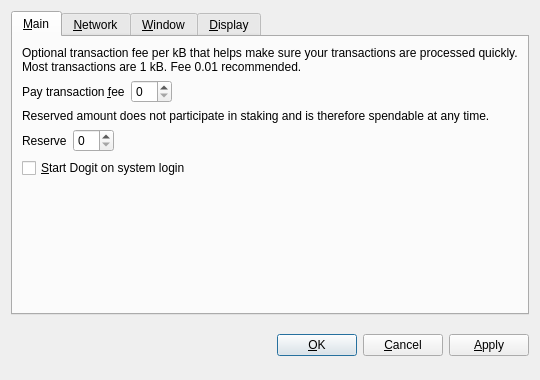
<?xml version="1.0" encoding="UTF-8"?>
<ui version="4.0">
 <class>OptionsDialog</class>
 <widget class="QDialog" name="OptionsDialog">
  <property name="geometry">
   <rect>
    <x>0</x>
    <y>0</y>
    <width>540</width>
    <height>380</height>
   </rect>
  </property>
  <property name="windowTitle">
   <string>Options</string>
  </property>
  <property name="modal">
   <bool>true</bool>
  </property>
  <layout class="QVBoxLayout" name="verticalLayout">
   <item>
    <widget class="QTabWidget" name="tabWidget">
     <property name="tabPosition">
      <enum>QTabWidget::North</enum>
     </property>
     <property name="currentIndex">
      <number>0</number>
     </property>
     <widget class="QWidget" name="tabMain">
      <attribute name="title">
       <string>&amp;Main</string>
      </attribute>
      <layout class="QVBoxLayout" name="verticalLayout_Main">
       <item>
        <widget class="QLabel" name="transactionFeeInfoLabel">
         <property name="text">
          <string>Optional transaction fee per kB that helps make sure your transactions are processed quickly. Most transactions are 1 kB. Fee 0.01 recommended.</string>
         </property>
         <property name="textFormat">
          <enum>Qt::PlainText</enum>
         </property>
         <property name="wordWrap">
          <bool>true</bool>
         </property>
        </widget>
       </item>
       <item>
        <layout class="QHBoxLayout" name="horizontalLayoutFee">
         <item>
          <widget class="QLabel" name="transactionFeeLabel">
           <property name="text">
            <string>Pay transaction &amp;fee</string>
           </property>
           <property name="textFormat">
            <enum>Qt::PlainText</enum>
           </property>
           <property name="buddy">
            <cstring>transactionFee</cstring>
           </property>
          </widget>
         </item>
         <item>
          <widget class="BitcoinAmountField" name="transactionFee"/>
         </item>
         <item>
          <spacer name="horizontalSpacerFee">
           <property name="orientation">
            <enum>Qt::Horizontal</enum>
           </property>
           <property name="sizeHint" stdset="0">
            <size>
             <width>40</width>
             <height>20</height>
            </size>
           </property>
          </spacer>
         </item>
        </layout>
       </item>
       <item>
        <widget class="QLabel" name="reserveBalanceInfoLabel">
         <property name="text">
          <string>Reserved amount does not participate in staking and is therefore spendable at any time.</string>
         </property>
         <property name="textFormat">
          <enum>Qt::PlainText</enum>
         </property>
         <property name="wordWrap">
          <bool>true</bool>
         </property>
        </widget>
       </item>
       <item>
        <layout class="QHBoxLayout" name="horizontalLayoutReserveBalance">
         <item>
          <widget class="QLabel" name="reserveBalanceLabel">
           <property name="text">
            <string>Reserve</string>
           </property>
           <property name="textFormat">
            <enum>Qt::PlainText</enum>
           </property>
           <property name="buddy">
            <cstring>reserveBalance</cstring>
           </property>
          </widget>
         </item>
         <item>
          <widget class="BitcoinAmountField" name="reserveBalance"/>
         </item>
         <item>
          <spacer name="horizontalSpacerReserveBalance">
           <property name="orientation">
            <enum>Qt::Horizontal</enum>
           </property>
           <property name="sizeHint" stdset="0">
            <size>
             <width>40</width>
             <height>20</height>
            </size>
           </property>
          </spacer>
         </item>
        </layout>
       </item>
       <item>
        <widget class="QCheckBox" name="bitcoinAtStartup">
         <property name="toolTip">
          <string>Automatically start Dogit after logging in to the system.</string>
         </property>
         <property name="text">
          <string>&amp;Start Dogit on system login</string>
         </property>
        </widget>
       </item>
       <item>
        <spacer name="verticalSpacer_Main">
         <property name="orientation">
          <enum>Qt::Vertical</enum>
         </property>
         <property name="sizeHint" stdset="0">
          <size>
           <width>20</width>
           <height>40</height>
          </size>
         </property>
        </spacer>
       </item>
      </layout>
     </widget>
     <widget class="QWidget" name="tabNetwork">
      <attribute name="title">
       <string>&amp;Network</string>
      </attribute>
      <layout class="QVBoxLayout" name="verticalLayout_Network">
       <item>
        <widget class="QCheckBox" name="mapPortUpnp">
         <property name="toolTip">
          <string>Automatically open the Dogit client port on the router. This only works when your router supports UPnP and it is enabled.</string>
         </property>
         <property name="text">
          <string>Map port using &amp;UPnP</string>
         </property>
        </widget>
       </item>
       <item>
        <widget class="QCheckBox" name="connectSocks">
         <property name="toolTip">
          <string>Connect to the Dogit network through a SOCKS proxy (e.g. when connecting through Tor).</string>
         </property>
         <property name="text">
          <string>&amp;Connect through SOCKS proxy:</string>
         </property>
        </widget>
       </item>
       <item>
        <layout class="QHBoxLayout" name="horizontalLayout_Network">
         <item>
          <widget class="QLabel" name="proxyIpLabel">
           <property name="text">
            <string>Proxy &amp;IP:</string>
           </property>
           <property name="textFormat">
            <enum>Qt::PlainText</enum>
           </property>
           <property name="buddy">
            <cstring>proxyIp</cstring>
           </property>
          </widget>
         </item>
         <item>
          <widget class="QValidatedLineEdit" name="proxyIp">
           <property name="maximumSize">
            <size>
             <width>140</width>
             <height>16777215</height>
            </size>
           </property>
           <property name="toolTip">
            <string>IP address of the proxy (e.g. 127.0.0.1)</string>
           </property>
          </widget>
         </item>
         <item>
          <widget class="QLabel" name="proxyPortLabel">
           <property name="text">
            <string>&amp;Port:</string>
           </property>
           <property name="textFormat">
            <enum>Qt::PlainText</enum>
           </property>
           <property name="buddy">
            <cstring>proxyPort</cstring>
           </property>
          </widget>
         </item>
         <item>
          <widget class="QLineEdit" name="proxyPort">
           <property name="maximumSize">
            <size>
             <width>55</width>
             <height>16777215</height>
            </size>
           </property>
           <property name="toolTip">
            <string>Port of the proxy (e.g. 9050)</string>
           </property>
          </widget>
         </item>
         <item>
          <widget class="QLabel" name="socksVersionLabel">
           <property name="text">
            <string>SOCKS &amp;Version:</string>
           </property>
           <property name="textFormat">
            <enum>Qt::PlainText</enum>
           </property>
           <property name="buddy">
            <cstring>socksVersion</cstring>
           </property>
          </widget>
         </item>
         <item>
          <widget class="QValueComboBox" name="socksVersion">
           <property name="toolTip">
            <string>SOCKS version of the proxy (e.g. 5)</string>
           </property>
          </widget>
         </item>
         <item>
          <spacer name="horizontalSpacer_Network">
           <property name="orientation">
            <enum>Qt::Horizontal</enum>
           </property>
           <property name="sizeHint" stdset="0">
            <size>
             <width>40</width>
             <height>20</height>
            </size>
           </property>
          </spacer>
         </item>
        </layout>
       </item>
       <item>
        <spacer name="verticalSpacer_Network">
         <property name="orientation">
          <enum>Qt::Vertical</enum>
         </property>
         <property name="sizeHint" stdset="0">
          <size>
           <width>20</width>
           <height>40</height>
          </size>
         </property>
        </spacer>
       </item>
      </layout>
     </widget>
     <widget class="QWidget" name="tabWindow">
      <attribute name="title">
       <string>&amp;Window</string>
      </attribute>
      <layout class="QVBoxLayout" name="verticalLayout_Window">
       <item>
        <widget class="QCheckBox" name="minimizeToTray">
         <property name="toolTip">
          <string>Show only a tray icon after minimizing the window.</string>
         </property>
         <property name="text">
          <string>&amp;Minimize to the tray instead of the taskbar</string>
         </property>
        </widget>
       </item>
       <item>
        <widget class="QCheckBox" name="minimizeOnClose">
         <property name="toolTip">
          <string>Minimize instead of exit the application when the window is closed. When this option is enabled, the application will be closed only after selecting Quit in the menu.</string>
         </property>
         <property name="text">
          <string>M&amp;inimize on close</string>
         </property>
        </widget>
       </item>
       <item>
        <spacer name="verticalSpacer_Window">
         <property name="orientation">
          <enum>Qt::Vertical</enum>
         </property>
         <property name="sizeHint" stdset="0">
          <size>
           <width>20</width>
           <height>40</height>
          </size>
         </property>
        </spacer>
       </item>
      </layout>
     </widget>
     <widget class="QWidget" name="tabDisplay">
      <attribute name="title">
       <string>&amp;Display</string>
      </attribute>
      <layout class="QVBoxLayout" name="verticalLayout_Display">
       <item>
        <layout class="QHBoxLayout" name="horizontalLayout_1_Display">
         <item>
          <widget class="QLabel" name="langLabel">
           <property name="text">
            <string>User Interface &amp;language:</string>
           </property>
           <property name="textFormat">
            <enum>Qt::PlainText</enum>
           </property>
           <property name="buddy">
            <cstring>lang</cstring>
           </property>
          </widget>
         </item>
         <item>
          <widget class="QValueComboBox" name="lang">
           <property name="toolTip">
            <string>The user interface language can be set here. This setting will take effect after restarting Dogit.</string>
           </property>
          </widget>
         </item>
        </layout>
       </item>
       <item>
        <layout class="QHBoxLayout" name="horizontalLayout_2_Display">
         <item>
          <widget class="QLabel" name="unitLabel">
           <property name="text">
            <string>&amp;Unit to show amounts in:</string>
           </property>
           <property name="textFormat">
            <enum>Qt::PlainText</enum>
           </property>
           <property name="buddy">
            <cstring>unit</cstring>
           </property>
          </widget>
         </item>
         <item>
          <widget class="QValueComboBox" name="unit">
           <property name="toolTip">
            <string>Choose the default subdivision unit to show in the interface and when sending coins.</string>
           </property>
          </widget>
         </item>
        </layout>
       </item>
       <item>
        <widget class="QCheckBox" name="displayAddresses">
         <property name="toolTip">
          <string>Whether to show Dogit addresses in the transaction list or not.</string>
         </property>
         <property name="text">
          <string>&amp;Display addresses in transaction list</string>
         </property>
        </widget>
       </item>
       <item>
        <widget class="QCheckBox" name="coinControlFeatures">
         <property name="toolTip">
          <string>Whether to show coin control features or not.</string>
         </property>
         <property name="text">
          <string>Display coin &amp;control features (experts only!)</string>
         </property>
        </widget>
       </item>
       <item>
        <spacer name="verticalSpacer_Display">
         <property name="orientation">
          <enum>Qt::Vertical</enum>
         </property>
         <property name="sizeHint" stdset="0">
          <size>
           <width>20</width>
           <height>40</height>
          </size>
         </property>
        </spacer>
       </item>
      </layout>
     </widget>
    </widget>
   </item>
   <item>
    <layout class="QHBoxLayout" name="horizontalLayout_Buttons">
     <item>
      <spacer name="horizontalSpacer_1">
       <property name="orientation">
        <enum>Qt::Horizontal</enum>
       </property>
       <property name="sizeHint" stdset="0">
        <size>
         <width>40</width>
         <height>48</height>
        </size>
       </property>
      </spacer>
     </item>
     <item>
      <widget class="QLabel" name="statusLabel">
       <property name="font">
        <font>
         <weight>75</weight>
         <bold>true</bold>
        </font>
       </property>
       <property name="text">
        <string/>
       </property>
       <property name="textFormat">
        <enum>Qt::PlainText</enum>
       </property>
       <property name="wordWrap">
        <bool>true</bool>
       </property>
      </widget>
     </item>
     <item>
      <spacer name="horizontalSpacer_2">
       <property name="orientation">
        <enum>Qt::Horizontal</enum>
       </property>
       <property name="sizeHint" stdset="0">
        <size>
         <width>40</width>
         <height>48</height>
        </size>
       </property>
      </spacer>
     </item>
     <item>
      <widget class="QPushButton" name="okButton">
       <property name="text">
        <string>&amp;OK</string>
       </property>
      </widget>
     </item>
     <item>
      <widget class="QPushButton" name="cancelButton">
       <property name="text">
        <string>&amp;Cancel</string>
       </property>
       <property name="autoDefault">
        <bool>false</bool>
       </property>
      </widget>
     </item>
     <item>
      <widget class="QPushButton" name="applyButton">
       <property name="text">
        <string>&amp;Apply</string>
       </property>
       <property name="autoDefault">
        <bool>false</bool>
       </property>
      </widget>
     </item>
    </layout>
   </item>
  </layout>
 </widget>
 <customwidgets>
  <customwidget>
   <class>BitcoinAmountField</class>
   <extends>QSpinBox</extends>
   <header>bitcoinamountfield.h</header>
  </customwidget>
  <customwidget>
   <class>QValueComboBox</class>
   <extends>QComboBox</extends>
   <header>qvaluecombobox.h</header>
  </customwidget>
  <customwidget>
   <class>QValidatedLineEdit</class>
   <extends>QLineEdit</extends>
   <header>qvalidatedlineedit.h</header>
  </customwidget>
 </customwidgets>
 <resources/>
 <connections/>
</ui>
